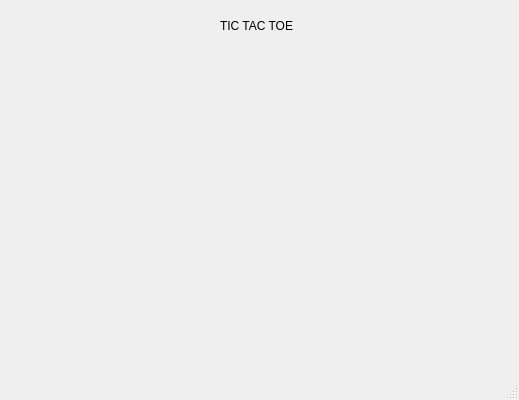
<?xml version="1.0" encoding="UTF-8"?>
<ui version="4.0">
 <class>TicTacToeGUIClass</class>
 <widget class="QMainWindow" name="TicTacToeGUIClass">
  <property name="geometry">
   <rect>
    <x>0</x>
    <y>0</y>
    <width>519</width>
    <height>400</height>
   </rect>
  </property>
  <property name="windowTitle">
   <string>TicTacToeGUI</string>
  </property>
  <widget class="QWidget" name="centralWidget">
   <widget class="QLabel" name="label">
    <property name="geometry">
     <rect>
      <x>220</x>
      <y>10</y>
      <width>111</width>
      <height>31</height>
     </rect>
    </property>
    <property name="styleSheet">
     <string notr="true">font: 16pt &quot;Rage Italic&quot;;
</string>
    </property>
    <property name="text">
     <string>TIC TAC TOE</string>
    </property>
   </widget>
  </widget>
  <widget class="QMenuBar" name="menuBar">
   <property name="geometry">
    <rect>
     <x>0</x>
     <y>0</y>
     <width>519</width>
     <height>22</height>
    </rect>
   </property>
  </widget>
  <widget class="QStatusBar" name="statusBar"/>
 </widget>
 <layoutdefault spacing="6" margin="11"/>
 <resources>
  <include location="TicTacToeGUI.qrc"/>
 </resources>
 <connections/>
</ui>
